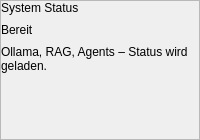
<?xml version="1.0" encoding="UTF-8"?>
<ui version="4.0">
 <class>SystemStatusPanel</class>
 <widget class="QFrame" name="SystemStatusPanel">
  <property name="minimumSize">
   <size>
    <width>0</width>
    <height>140</height>
   </size>
  </property>
  <property name="frameShape">
   <enum>QFrame::Shape::StyledPanel</enum>
  </property>
  <layout class="QVBoxLayout" name="mainLayout">
   <property name="leftMargin">
    <number>0</number>
   </property>
   <property name="topMargin">
    <number>0</number>
   </property>
   <property name="rightMargin">
    <number>0</number>
   </property>
   <property name="bottomMargin">
    <number>0</number>
   </property>
   <property name="spacing">
    <number>8</number>
   </property>
   <item>
    <widget class="QLabel" name="panelTitle">
     <property name="text">
      <string>System Status</string>
     </property>
    </widget>
   </item>
   <item>
    <widget class="QLabel" name="panelStatus">
     <property name="text">
      <string>Bereit</string>
     </property>
    </widget>
   </item>
   <item>
    <widget class="QLabel" name="panelMeta">
     <property name="text">
      <string>Ollama, RAG, Agents – Status wird geladen.</string>
     </property>
     <property name="wordWrap">
      <bool>true</bool>
     </property>
    </widget>
   </item>
   <item>
    <spacer name="verticalSpacer">
     <property name="orientation">
      <enum>Qt::Orientation::Vertical</enum>
     </property>
     <property name="sizeHint" stdset="0">
      <size>
       <width>20</width>
       <height>40</height>
      </size>
     </property>
    </spacer>
   </item>
  </layout>
 </widget>
 <layoutdefault spacing="6" margin="11"/>
 <resources/>
 <connections/>
</ui>
